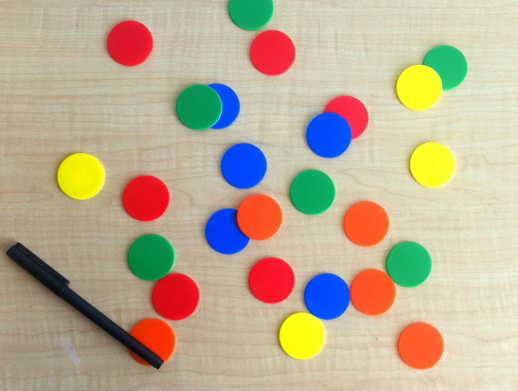
#> input picture pictures/coloredChips.png, 518 x 391 px, found by its file name
$ jupyter execute --allow-errors Lab02ComputerVision.ipynb   (text cells are left out)
#> lines starting #> are read from the running program, lines starting #| are printed output that depends on the picture
[cell 1]
import cv2

[cell 2]
path = "C:\\Users\\hp\\Google Drive\\Fiverr Work\\2022\\33. Computer Vision Course\\pictures"

[cell 3]
img = cv2.imread(path+"\\coloredChips.png")  # took path and name of image as an argument
#> img is the input picture: shape (391, 518, 3); mean B, G, R 148.1, 173.3, 188.3

[cell 4]
blueChannel = img[:,:,0]
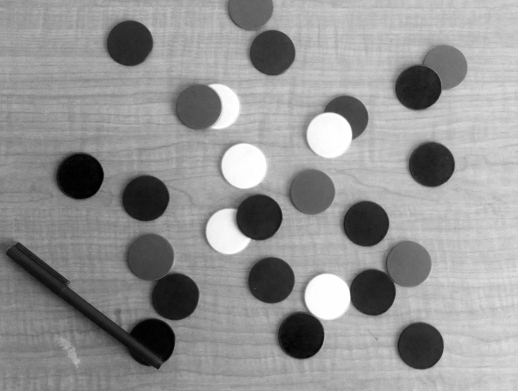
#> blueChannel: shape (391, 518); min 0, max 255, mean 148.1
greenChannel = img[:,:,1]
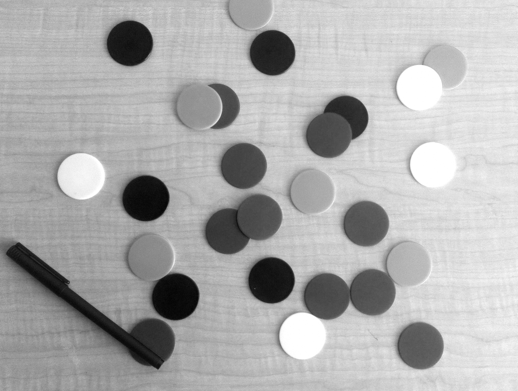
#> greenChannel: shape (391, 518); min 4, max 255, mean 173.3
redChannel = img[:,:,2]
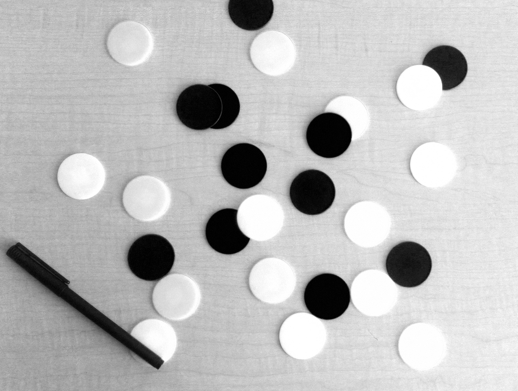
#> redChannel: shape (391, 518); min 0, max 255, mean 188.3

[cell 5]
grayImg = (0.299 * redChannel + 0.587 * greenChannel + 0.114 * blueChannel)/255
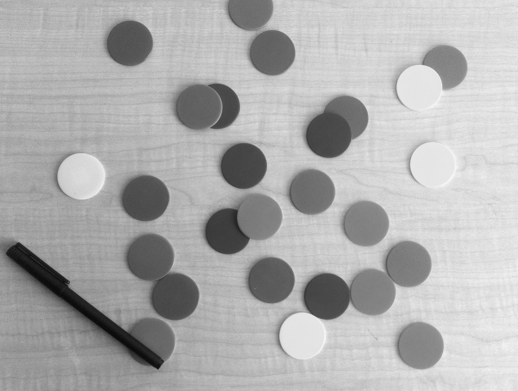
#> grayImg: shape (391, 518) float64; min 0.0384, max 0.97, mean 0.686

[cell 6]
cv2.imshow("Original Image", img)
cv2.imshow("Grayscale Image", grayImg)
cv2.waitKey(0)
cv2.destroyAllWindows()

[cell 7]
import cv2

path = "C:\\Users\\hp\\Google Drive\\Fiverr Work\\2022\\33. Computer Vision Course\\pictures"

img = cv2.imread(path+"\\coloredChips.png")  # took path and name of image as an argument

blueChannel = img[:,:,0]
greenChannel = img[:,:,1]
redChannel = img[:,:,2]

grayImg = (0.299 * redChannel + 0.587 * greenChannel + 0.114 * blueChannel)/255

cv2.imshow("Original Image", img)
cv2.imshow("Grayscale Image", grayImg)
cv2.waitKey(0)
cv2.destroyAllWindows()

[cell 8]
import cv2

cam = cv2.VideoCapture(0)

while True:
    Success, Frame = cam.read()
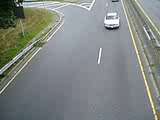
#> input picture frame 12 of Lab 02/traffic.avi, 160 x 120 px, given in place of the camera
#> Frame is the input picture: shape (120, 160, 3); mean B, G, R 130.9, 133.8, 128.6

    cv2.imshow("Mobile Cam", Frame)
    k = cv2.waitKey(1)
#> (key q is pressed here)

    if k == ord("q"):
        break

cam.release()
cv2.destroyAllWindows()

[cell 9]
import cv2
import pyautogui
import numpy as np

[cell 10]
# create resolution
screenResolution = pyautogui.size()     # return screen width and height

[cell 11]
# file name in which we want to store recording
fileName = input("Enter file name and path: ")
#> the answer given: ../pictures/coloredChips.png

[cell 12]
# Now fix the frame rate
fps = 10

fourcc = cv2.VideoWriter_fourcc(*'XVID')
output = cv2.VideoWriter(fileName, fourcc, fps, screenResolution)

[cell 13]
# create recording module
cv2.namedWindow("Live Recording", cv2.WINDOW_NORMAL)
cv2.resizeWindow("Live Recording", (640, 480))

#> (a cell that did not finish here is left out)

[cell 15]
# Screen Recoder

import cv2
import pyautogui
import numpy as np

# create resolution
screenResolution = pyautogui.size()     # return screen width and height

# file name in which we want to store recording
fileName = input("Enter file name and path: ")
#> the answer given: frames/imgn352.jpg

# Now fix the frame rate
fps = 30

fourcc = cv2.VideoWriter_fourcc(*'XVID')
output = cv2.VideoWriter(fileName, fourcc, fps, screenResolution)

# create recording module
cv2.namedWindow("Live Recording", cv2.WINDOW_NORMAL)
cv2.resizeWindow("Live Recording", (640, 480))

#> (the rest of this cell did not finish here and is left out)

[cell 16]
import cv2

cam = cv2.VideoCapture("traffic.avi")

count = 0

while True:

    Success, frame = cam.read()

    if Success:

        # # setting the frame speed
        # cam.set(cv2.CAP_PROP_POS_MSEC, (count**100))

        cv2.imshow("frame extraction", frame)

        k = cv2.waitKey(1)
#> (key q is pressed here)

        if k == ord('q'):
            cv2.destroyAllWindows()
            break
        elif k == ord("s"):
            cv2.imwrite(f"frames\\imgn{count}.jpg", frame)
            count +=1
    else:
        # If the video reaches the end, set the frame position back to the beginning
        cam.set(cv2.CAP_PROP_POS_FRAMES, 0)


cam.release()
cv2.destroyAllWindows()

[cell 17]
import cv2

cam = cv2.VideoCapture(0)

count = 0

while True:

    Success, frame = cam.read()

    if Success:

        # # setting the frame speed
        # cam.set(cv2.CAP_PROP_POS_MSEC, (count**100))

        cv2.imshow("frame extraction", frame)

        k = cv2.waitKey(1)
#> (key q is pressed here)
